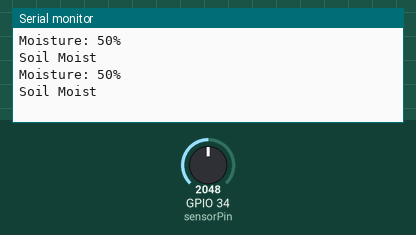
This sketch was run on a simulated ESP32. Parts: the last lines printed to the serial monitor. Inputs (shaded band) come from the test bench; at power-on: GPIO 34 (sensorPin) = 2048.

Above: at 2.8 s.
2.9 s: GPIO 34 (sensorPin) set to 1261
At 5.2 s:
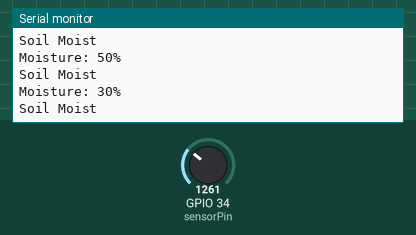
5.6 s: GPIO 34 (sensorPin) set to 1173
At 6.9 s:
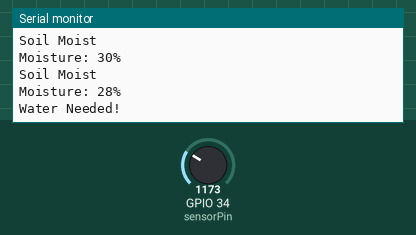
Timing chart, 0 to 8.6 s (numbered marks = the images above; inputs shaded):
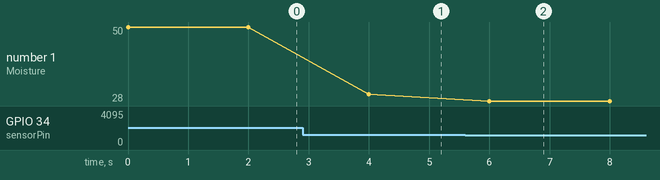

The sketch:

sketch.ino
```cpp
const int sensorPin = 34;

void setup() {
  Serial.begin(115200);
}

void loop() {
  int value = analogRead(sensorPin);

  int moisture = map(value, 0, 4095, 0, 100);

  Serial.print("Moisture: ");
  Serial.print(moisture);
  Serial.println("%");

  if (moisture < 30) {
    Serial.println("Water Needed!");
  } else {
    Serial.println("Soil Moist");
  }

  delay(2000);
}
```

Measured:
- the behaviour switches between 1229 and 1228 on GPIO 34 (sensorPin) (found by bisection; images 1 and 2)
- after the input at 2.9 s, the serial monitor: prints a new line after 1.1 s (image 1)
- after the input at 5.6 s, the serial monitor: prints a new line after 0.40 s (image 2)
- plotted number 1: 50 → 30 after the input at 2.9 s, 30 → 28 after the input at 5.6 s
